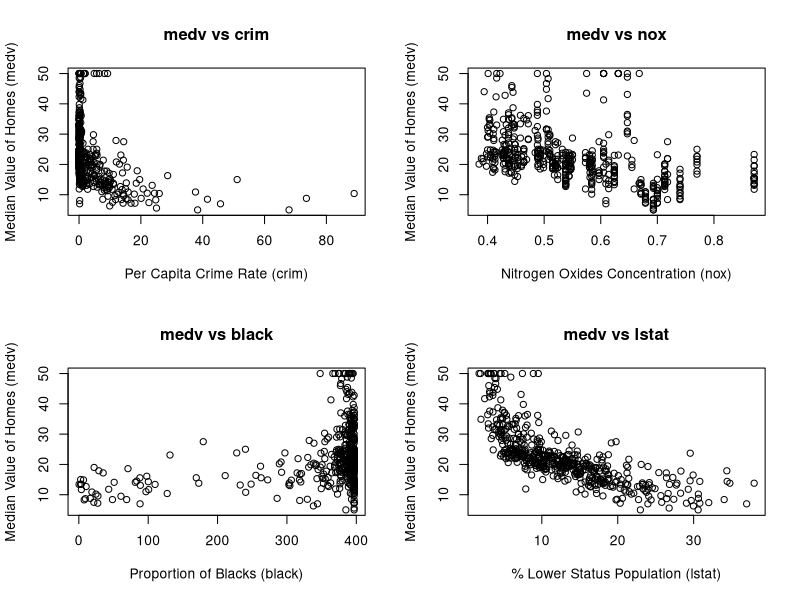
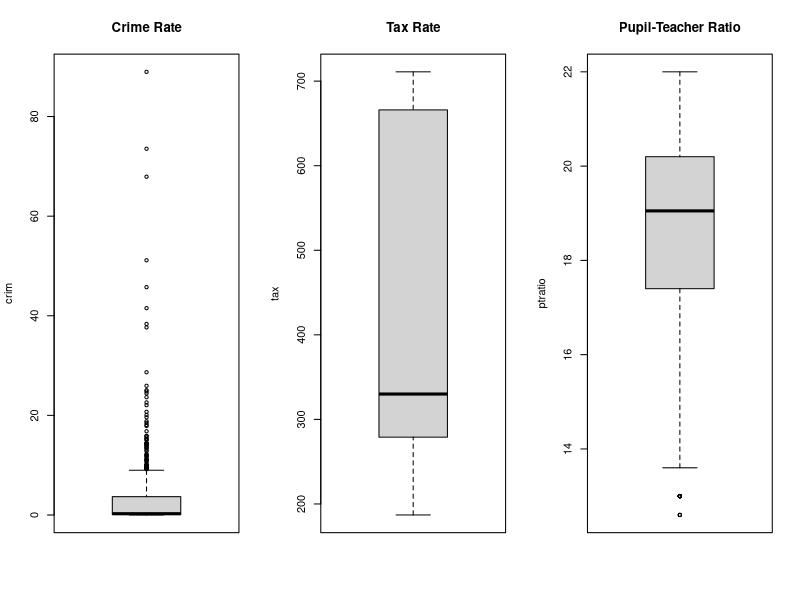

Here is the R script that generated these plots, in order:
## ---- chunk 1
library(MASS)
data(Boston)
class(Boston)
dim(Boston)
str(Boston)
## ---- chunk 2
boston_small <- Boston[, c("medv", "crim", "nox", "black", "lstat")]
head(boston_small)
## ---- chunk 3
par(mfrow = c(2, 2))
plot(boston_small$crim, boston_small$medv,
     xlab = "Per Capita Crime Rate (crim)",
     ylab = "Median Value of Homes (medv)",
     main = "medv vs crim")

plot(boston_small$nox, boston_small$medv,
     xlab = "Nitrogen Oxides Concentration (nox)",
     ylab = "Median Value of Homes (medv)",
     main = "medv vs nox")

plot(boston_small$black, boston_small$medv,
     xlab = "Proportion of Blacks (black)",
     ylab = "Median Value of Homes (medv)",
     main = "medv vs black")

plot(boston_small$lstat, boston_small$medv,
     xlab = "% Lower Status Population (lstat)",
     ylab = "Median Value of Homes (medv)",
     main = "medv vs lstat")
## ---- chunk 4
min_medv <- Boston[which.min(Boston$medv), ]
min_medv
## ---- chunk 5
# Percentiles
apply(Boston[, c("crim","nox","black","lstat")], 2,
      function(x) ecdf(x)(min_medv[colnames(x)]) * 100)
## ---- chunk 6
par(mfrow = c(1, 3))
boxplot(Boston$crim, main = "Crime Rate", ylab = "crim")
boxplot(Boston$tax, main = "Tax Rate", ylab = "tax")
boxplot(Boston$ptratio, main = "Pupil-Teacher Ratio", ylab = "ptratio")
## ---- chunk 7
out_crim <- which(Boston$crim %in% boxplot.stats(Boston$crim)$out)
out_tax <- which(Boston$tax %in% boxplot.stats(Boston$tax)$out)
out_ptratio <- which(Boston$ptratio %in% boxplot.stats(Boston$ptratio)$out)

out_crim
out_tax
out_ptratio
